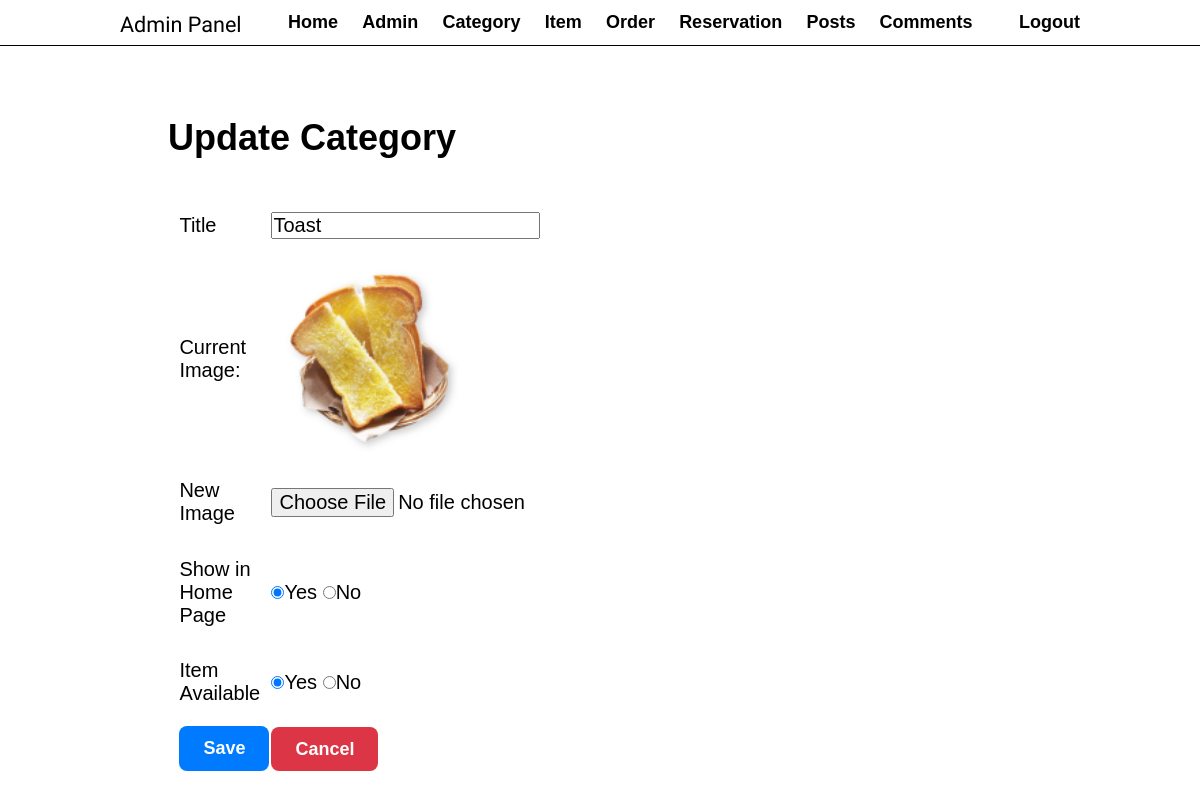
Screenshot of /admin/update-category.php?id=3&image_name=48T01.png (signed in) with the database file from the repository.
### tables this page shows
CREATE TABLE `tbl_category` (
  `id` int(10) UNSIGNED NOT NULL,
  `title` varchar(100) NOT NULL,
  `image_name` varchar(255) NOT NULL,
  `featured` varchar(10) NOT NULL,
  `active` varchar(10) NOT NULL
);

### admin/update-category.php (the view, shortened to what this page needs)
<?php
include ("partials/menu.php");
?>
<div class="main-content">
    <div class="wrapper">
        <h1>Update Category</h1>
        <br><br>
        <?php
        if (isset($_GET['id'])) {
            $id = $_GET['id'];
            try {
                $query = "SELECT * FROM tbl_category WHERE id = $id";
                $stmt = $pdo->prepare($query);
                $stmt->execute();
                $count = $stmt->rowCount();
                if ($count == 1) {
                    $result = $stmt->fetchAll(PDO::FETCH_ASSOC);
                    foreach ($result as $row) {
                        $title = $row["title"];
                        $current_image = $row["image_name"];
                        $featued = $row["featured"];
                        $active = $row["active"];
                    }
                } else {
                    $_SESSION["no-category-found"] = "<div class='failed'>Category not found</div>";
                    header("Location:" . HOMEURL . "admin/manage-category.php");
                    die("");
                }
            } catch (PDOException $e) {
                die($e->getMessage());
            }
        } else {
            header('Location:' . HOMEURL . 'admin/manage-category.php');
        }
        ?>
        <form action="" method="POST" enctype="multipart/form-data">
            <table class="tbl-30">
                <tr>
                    <td>Title</td>
                    <td>
                        <input type="text" name="title" value="<?php echo $title; ?>">
                    </td>
                </tr>
                <tr>
                    <td>Current Image:</td>
                    <td>
                        <?php if ($current_image != '') {
                            ?>
                            <img src="<?php echo HOMEURL; ?>images/category/<?php echo $current_image ?>" alt=""
                                width="200px">
                        <?php } else {
                            echo "<div class='failed'>Image Not Added</div>";
                        } ?>
                    </td>
                </tr>
                <tr>
                    <td>New Image</td>
                    <td><input type="file" name="image"></td>
                </tr>
                <tr>
                    <td>Show in Home Page</td>
                    <td>
                        <input <?php if ($featued == 'Yes') {
                            echo "checked";
                        } ?> type="radio" name="featured"
                            value="Yes">Yes
                        <input <?php if ($featued == 'No') {
                            echo "checked";
                        } ?> type="radio" name="featured"
                            value="No">No
                    </td>
                </tr>
                <tr>
                    <td>Item Available</td>
                    <td>
                        <input <?php if ($active == 'Yes') {
                            echo "checked";
                        } ?> type="radio" name="active"
                            value="Yes">Yes
                        <input <?php if ($active == 'No') {
                            echo "checked";
                        } ?> type="radio" name="active" value="No">No
                    </td>
                </tr>
                <tr>
                    <td>
                        <input type="submit" name="submit" value="Save" class='btn-secondary'
                            style="padding: 12px 24px; font-size: 18px; border-radius: 8px; border: none; transition: opacity 0.3s; background-color: #007bff;"
                            onmouseover="this.style.opacity='0.8'" onmouseout="this.style.opacity='1'">
                    </td>
                    <td> <a href="<?php echo HOMEURL ?>admin/manage-category.php" class='btn-danger link-no-deco'
                            style="padding: 12px 24px; font-size: 18px; border-radius: 8px; border: none; transition: background-color 0.3s; background-color: #dc3545;"
                            onmouseover="this.style.backgroundColor='#ff6b7d'"
                            onmouseout="this.style.backgroundColor='#dc3545'">Cancel</a>
                    </td>
                </tr>
            </table>
        </form>
    </div>
</div>

### css/admin.css (style rules this page uses)
* { margin: 0 0; padding: 0 0; font-family: Arial, Helvetica, sans-serif; }
.wrapper { padding: 1%; width: 80%; margin: 0 auto; font-size: large; }
.link-no-deco { text-decoration: none; }
.tbl-30 { width: 40%; font-size: 20px; }
table tr td { padding: 2%; }
table tr td input { font-size: 20px; }
.btn-secondary { background-color: #29aae6; font-weight: bold; color: #ffffff; padding: 0.5%; border: none; }
.btn-danger { background-color: #ff6b81; color: white; font-weight: bold; padding: 0.5%; }
.main-content { padding: 5% 5%; margin: 0%; background-color: #ffffff; }

### rows the page displays
tbl_category: title "Toast", image_name (picture), featured "☑", active "☑"
